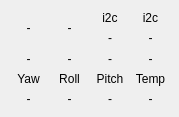
<?xml version="1.0" encoding="UTF-8"?>
<ui version="4.0">
 <class>DevicesWidget</class>
 <widget class="QWidget" name="DevicesWidget">
  <property name="geometry">
   <rect>
    <x>0</x>
    <y>0</y>
    <width>179</width>
    <height>117</height>
   </rect>
  </property>
  <property name="maximumSize">
   <size>
    <width>16777215</width>
    <height>16777215</height>
   </size>
  </property>
  <property name="windowTitle">
   <string>Form</string>
  </property>
  <layout class="QGridLayout" name="gridLayout">
   <item row="1" column="0">
    <layout class="QHBoxLayout" name="horizontalLayout">
     <item>
      <layout class="QVBoxLayout" name="verticalLayout">
       <item>
        <widget class="QLabel" name="cameraOne">
         <property name="text">
          <string>-</string>
         </property>
         <property name="alignment">
          <set>Qt::AlignCenter</set>
         </property>
        </widget>
       </item>
      </layout>
     </item>
     <item>
      <layout class="QVBoxLayout" name="verticalLayout_2">
       <item>
        <widget class="QLabel" name="cameraTwo">
         <property name="text">
          <string>-</string>
         </property>
         <property name="alignment">
          <set>Qt::AlignCenter</set>
         </property>
        </widget>
       </item>
      </layout>
     </item>
     <item>
      <layout class="QVBoxLayout" name="verticalLayout_3">
       <item>
        <widget class="QLabel" name="i2cOneLabel">
         <property name="text">
          <string>i2c</string>
         </property>
         <property name="alignment">
          <set>Qt::AlignCenter</set>
         </property>
        </widget>
       </item>
       <item>
        <widget class="QLabel" name="i2cOne">
         <property name="text">
          <string>-</string>
         </property>
         <property name="alignment">
          <set>Qt::AlignCenter</set>
         </property>
        </widget>
       </item>
      </layout>
     </item>
     <item>
      <layout class="QVBoxLayout" name="verticalLayout_4">
       <item>
        <widget class="QLabel" name="i2cTwoLabel">
         <property name="text">
          <string>i2c</string>
         </property>
         <property name="alignment">
          <set>Qt::AlignCenter</set>
         </property>
        </widget>
       </item>
       <item>
        <widget class="QLabel" name="i2cTwo">
         <property name="text">
          <string>-</string>
         </property>
         <property name="alignment">
          <set>Qt::AlignCenter</set>
         </property>
        </widget>
       </item>
      </layout>
     </item>
    </layout>
   </item>
   <item row="2" column="0">
    <layout class="QHBoxLayout" name="horizontalLayout_3">
     <item>
      <widget class="QLabel" name="thrusterOne">
       <property name="text">
        <string>-</string>
       </property>
       <property name="alignment">
        <set>Qt::AlignCenter</set>
       </property>
      </widget>
     </item>
     <item>
      <widget class="QLabel" name="thrusterTwo">
       <property name="text">
        <string>-</string>
       </property>
       <property name="alignment">
        <set>Qt::AlignCenter</set>
       </property>
      </widget>
     </item>
     <item>
      <widget class="QLabel" name="thrusterThree">
       <property name="text">
        <string>-</string>
       </property>
       <property name="alignment">
        <set>Qt::AlignCenter</set>
       </property>
      </widget>
     </item>
     <item>
      <widget class="QLabel" name="thrusterFour">
       <property name="text">
        <string>-</string>
       </property>
       <property name="alignment">
        <set>Qt::AlignCenter</set>
       </property>
      </widget>
     </item>
    </layout>
   </item>
   <item row="3" column="0">
    <layout class="QHBoxLayout" name="horizontalLayout_4">
     <item>
      <layout class="QVBoxLayout" name="verticalLayout_5">
       <item>
        <widget class="QLabel" name="yawLabel">
         <property name="text">
          <string>Yaw</string>
         </property>
         <property name="alignment">
          <set>Qt::AlignCenter</set>
         </property>
        </widget>
       </item>
       <item>
        <widget class="QLabel" name="yaw">
         <property name="text">
          <string>-</string>
         </property>
         <property name="alignment">
          <set>Qt::AlignCenter</set>
         </property>
        </widget>
       </item>
      </layout>
     </item>
     <item>
      <layout class="QVBoxLayout" name="verticalLayout_7">
       <item>
        <widget class="QLabel" name="rollLabel">
         <property name="text">
          <string>Roll</string>
         </property>
         <property name="alignment">
          <set>Qt::AlignCenter</set>
         </property>
        </widget>
       </item>
       <item>
        <widget class="QLabel" name="roll">
         <property name="text">
          <string>-</string>
         </property>
         <property name="alignment">
          <set>Qt::AlignCenter</set>
         </property>
        </widget>
       </item>
      </layout>
     </item>
     <item>
      <layout class="QVBoxLayout" name="verticalLayout_6">
       <item>
        <widget class="QLabel" name="pitchLabel">
         <property name="text">
          <string>Pitch</string>
         </property>
         <property name="alignment">
          <set>Qt::AlignCenter</set>
         </property>
        </widget>
       </item>
       <item>
        <widget class="QLabel" name="pitch">
         <property name="text">
          <string>-</string>
         </property>
         <property name="alignment">
          <set>Qt::AlignCenter</set>
         </property>
        </widget>
       </item>
      </layout>
     </item>
     <item>
      <layout class="QVBoxLayout" name="verticalLayout_9">
       <item>
        <widget class="QLabel" name="tempLabel">
         <property name="text">
          <string>Temp</string>
         </property>
         <property name="alignment">
          <set>Qt::AlignCenter</set>
         </property>
        </widget>
       </item>
       <item>
        <widget class="QLabel" name="temp">
         <property name="text">
          <string>-</string>
         </property>
         <property name="alignment">
          <set>Qt::AlignCenter</set>
         </property>
        </widget>
       </item>
      </layout>
     </item>
    </layout>
   </item>
  </layout>
 </widget>
 <resources/>
 <connections/>
</ui>
